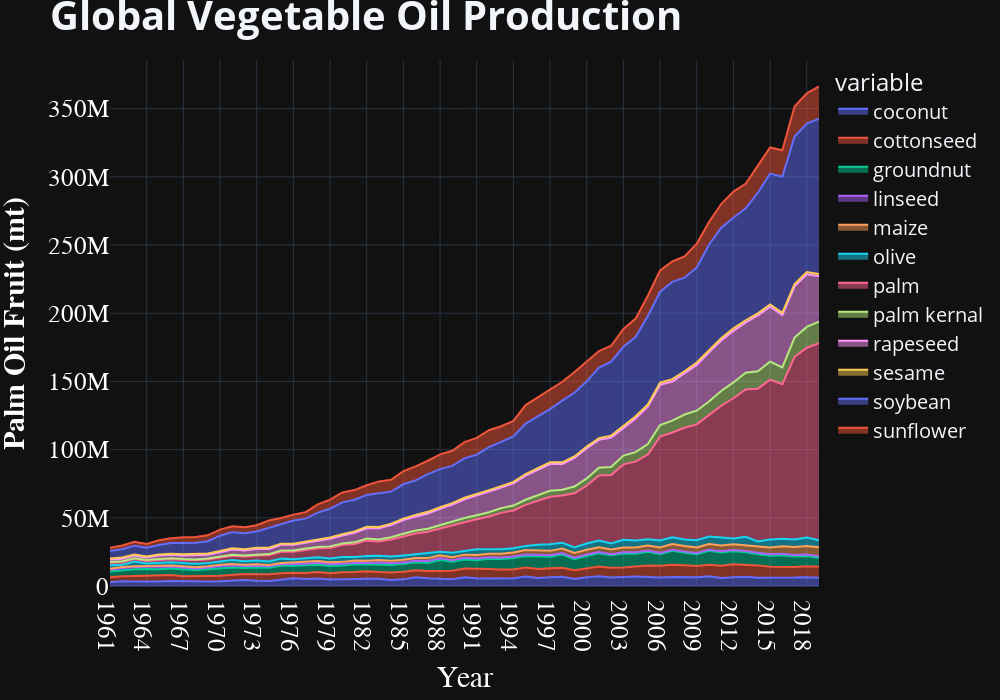

Notebook code for this chart:
### Code cell
veg_oil_prodn_fig = px.area(volume_df, x='Year', y=volume_df.columns[1:])
veg_oil_prodn_fig.update_traces(textfont_size=16, hovertemplate=None)
veg_oil_prodn_fig.update_layout(hovermode="x")

veg_oil_prodn_fig.update_layout(
    title_text="<b>Global Vegetable Oil Production<b>",
    title_font_size=40,
    legend_font_size=20,
    width=1000,
    height=700
)

veg_oil_prodn_fig.update_xaxes(
    title_text="</b>Year</b>",
    title_font=dict(size=30, family='Verdana', color='white'),
    tickfont=dict(family='Calibri', color='white', size=25)
)

veg_oil_prodn_fig.update_yaxes(
    title_text="<b>Palm Oil Fruit (mt)</b>",
    title_font=dict(size=30, family='Verdana', color='white'),
    tickfont=dict(family='Calibri', color='white', size=25))

veg_oil_prodn_fig.show()
